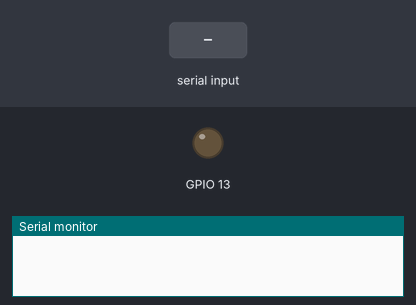
Simulated run of this sketch. Board: ESP32. Parts: output pins drawn as LEDs (lit = HIGH), the last lines printed to the serial monitor. The inputs (shaded band) are chosen by the test bench.

Above: at 1.2 s.
1.3 s: "1\n" received over Serial
At 2.5 s:
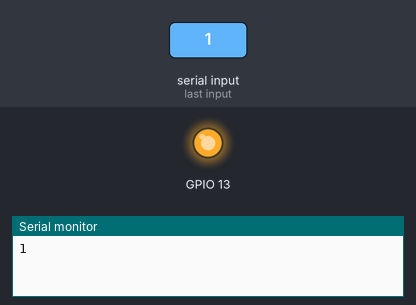
2.8 s: "0\n" received over Serial
At 3.9 s:
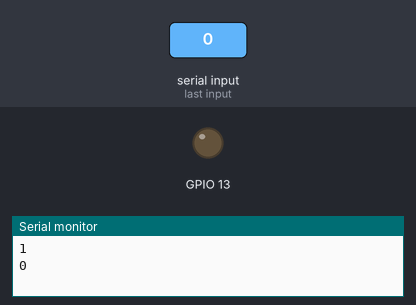
4.3 s: "2\n" received over Serial
At 5.0 s:
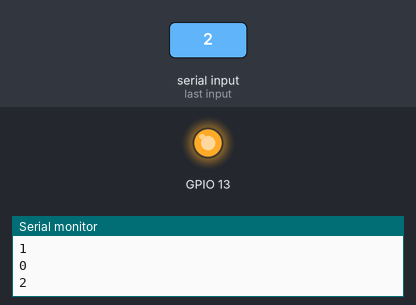
Timing chart, 0 to 7.3 s (numbered marks = the images above; inputs shaded):
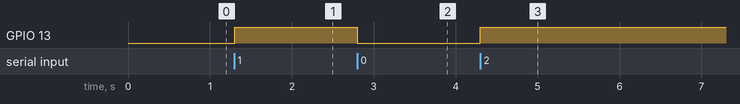

Measured:
- after the input at 1.3 s, GPIO 13: LOW → HIGH at once
- after the input at 2.8 s, GPIO 13: HIGH → LOW at once
- after the input at 4.3 s, GPIO 13: LOW → HIGH at once

The sketch:

sketch_jan10a_STM32_ESP32_UART_RxTx.ino
```cpp
char Mes[]="ESP32 is Sending\n";

void setup() {
  Serial.begin(9600);

  // Define the LED pin as Output
  pinMode (13, OUTPUT);

 // Serial.println("Arduino Case Converter program running");
 // Serial.println("-------------------------------------");


}

char changeCase(char ch)
{
  if (ch >= 'A' && ch <= 'Z')
  ch = ch + 32;
    else if (ch >= 'a' && ch <= 'z')
  ch = ch - 32;

  return ch;
}
void loop() {
  //digitalWrite(13, LOW);
  //wait until something is received
  while(! Serial.available());
  //digitalWrite(13, HIGH);
  //read the data
  char in_read=Serial.read();
  if(in_read =='\n')
    digitalWrite(13, !digitalRead(13));
  //print the data
  //Serial.write(changeCase(in_read));
  Serial.print(changeCase(in_read));

  /*for(int i=0; i<17; i++){
    Serial.write(Mes[i]);
  }
  delay(1000);*/
}
```
